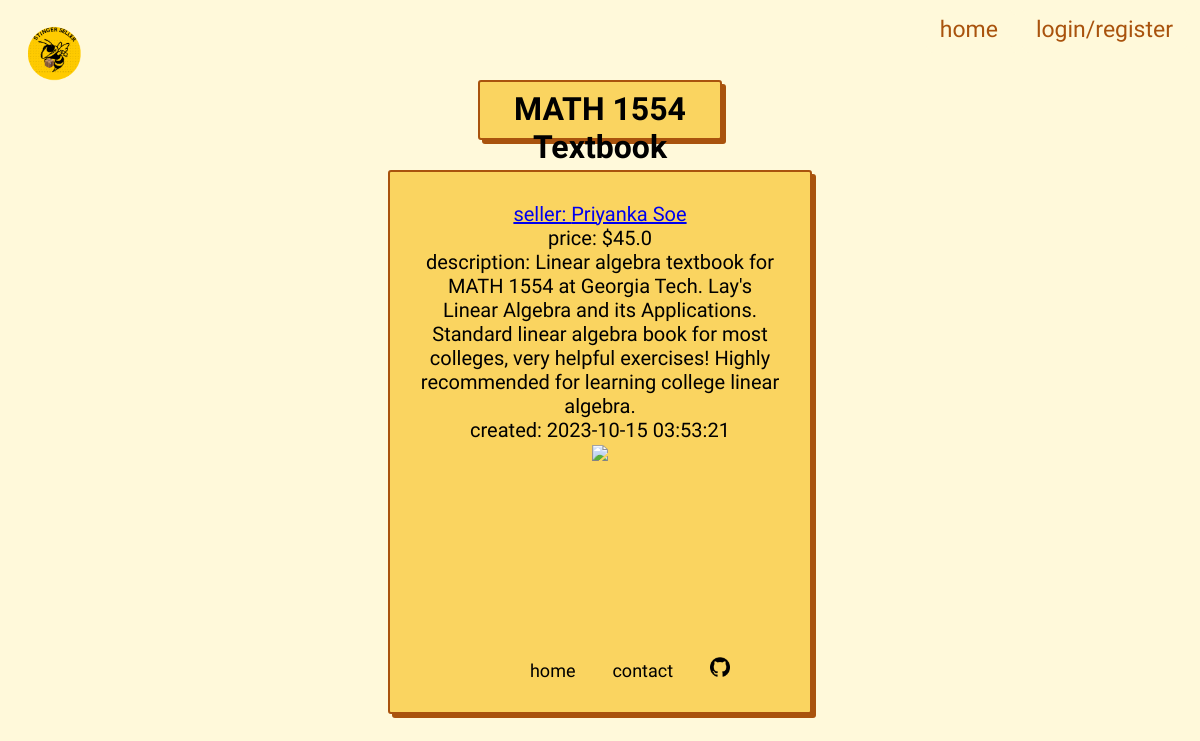
Screenshot of /items/5 with the database file from the repository.
### tables this page shows
CREATE TABLE item (
    id INTEGER PRIMARY KEY AUTOINCREMENT,
    created TIMESTAMP NOT NULL DEFAULT CURRENT_TIMESTAMP,
    processing BOOLEAN NOT NULL DEFAULT FALSE,
    name TEXT NOT NULL,
    seller_id INTEGER NOT NULL,
    price FLOAT NOT NULL,
    description TEXT NOT NULL,
    image_path TEXT NOT NULL,
    stripe_price_id TEXT, note TEXT,

    FOREIGN KEY(seller_id) REFERENCES user(id)
);

CREATE TABLE user (
    id INTEGER PRIMARY KEY AUTOINCREMENT,
    display_name TEXT NOT NULL,
    email TEXT NOT NULL,
    description TEXT NOT NULL,
    contact_method TEXT NOT NULL,
    stripe_id TEXT,
    -- 😬
    password TEXT NOT NULL
);

### app/__init__.py (the view, shortened to what this page needs)
    @app.route("/items/<id>", methods=("GET", "POST"))
    def item_page(id):
        g.users = users
        database = db.get_db()
        item = database.execute("""
        SELECT item.name, user.display_name, item.price, item.description, item.image_path, item.created, item.seller_id
        FROM item JOIN user ON user.id=item.seller_id WHERE item.id = ?
        """, (id,)).fetchone()
        tags = database.execute("SELECT id, name, background_color, text_color FROM tag").fetchall()
        tags = {
            row[0]: {
                "name": row[1],
                "background_color": row[2],
                "text_color": row[3]
            }
            for row in tags
        }
        items_from_db = database.execute("SELECT tag_id FROM itemtags WHERE item_id = ?", (id,)).fetchall()
        item = {
            "name": item[0],
            "seller": item[1],
            "seller_id": item[6],
            "price": item[2],
            "description": item[3],
            "created": item[5],
            "image": url_for("get_image", name=item[4]),
            "tags": [tags[row[0]] for row in items_from_db]
        }
        return render_template("item.html", id=id, item=item, current_user=users.get(request.cookies.get("token")))

### app/db.py (called while the page is built)
def get_db():
    if 'db' not in g:
        g.db = sqlite3.connect(
            current_app.config['DATABASE'],
            detect_types=sqlite3.PARSE_DECLTYPES
        )
        g.db.row_factory = sqlite3.Row
    return g.db

### app/templates/item.html (shortened to what this page needs)
<!DOCTYPE html>
<html lang="en">
<head>
    <link rel="stylesheet" href="{{ url_for('static', filename= 'css/style.css') }}">
    <link rel="stylesheet" href="{{ url_for('static', filename= 'css/item.css') }}">
</head>
<body>
    {% include 'nav.html' %}
    <h1>{{item["name"]}}</h1>
    <div class="item-group">
        <p><a href="{{url_for('seller_page', id=item['seller_id'])}}">seller: {{item["seller"]}}</a></p>
        <p>price: ${{item["price"]}}</p>
        <p>description: {{item["description"]}}</p>
        <p>created: {{item["created"]}}</p>
        <img id="item-img" src="{{item["image"]}}">
    {% include 'footer.html' %}
</body>
</html>

### app/static/css/style.css (style rules this page uses)
:root { --site-title-text: 35px; --title-text: 23px; --body-text: 20px; --small-text: 18px; --font-color: #323232; --font-color-sub: #666; --bg-color: #fff9da; --main-color: #fad460; --main-focus: #a9530d; font-family: 'Nanum Pen Script', cursive; }
body { background-color: var(--bg-color); overflow: hidden; }
* { margin: auto; text-align: center; }
::placeholder { color: var(--main-focus); font-family: 'Nanum Pen Script', cursive; font-size: var(--small-text); }

### app/static/css/item.css (style rules this page uses)
h1 { position: relative; top: -50px; width: 20vw; height: 6vh; background-color: var(--main-color); margin: 20px auto; padding-top: 8px; border: 2px solid var(--main-focus); box-shadow: 4px 4px var(--main-focus); border-radius: 3px; }
.item-group { position: relative; top: -40px; width: 30vw; height: 60vh; background-color: var(--main-color); margin: 20px auto; padding: 30px; border: 2px solid var(--main-focus); box-shadow: 4px 4px var(--main-focus); border-radius: 3px; font-size: var(--body-text); overflow: hidden; overflow-wrap: break-word; hyphens: auto; }
#item-img { height: 20%; }

### rows the page displays
item: name "MATH 1554 Textbook", price "45.0", description "Linear algebra textbook for MATH 1554 at Georgia Tech. Lay's Linear Algebra and its Applications. Standard linear algebra book for most colleges, very helpful exercises! Highly recommended for learning college linear algebra.", created "2023-10-15 03:53:21"
user: seller "Priyanka Soe"
